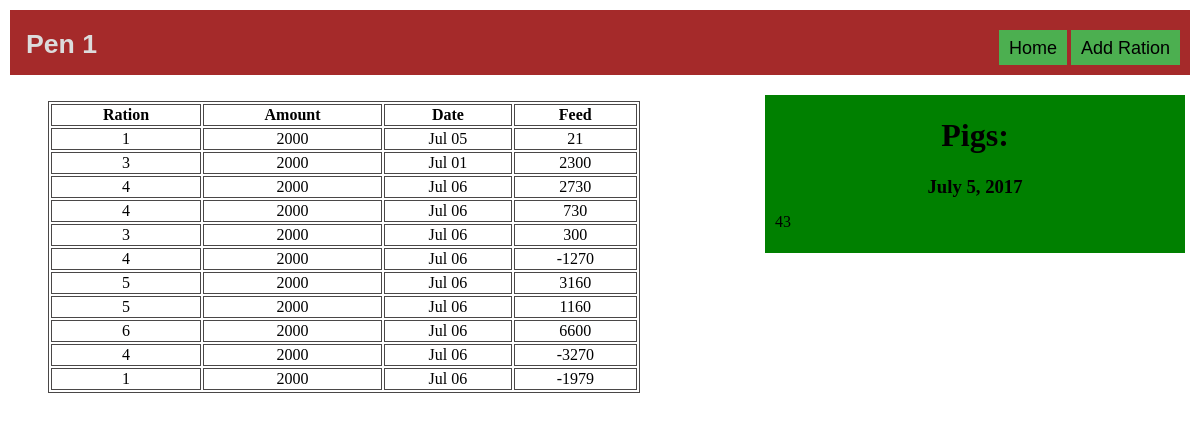
Page /pigs/pen1/ (signed in) on the earlier database version.
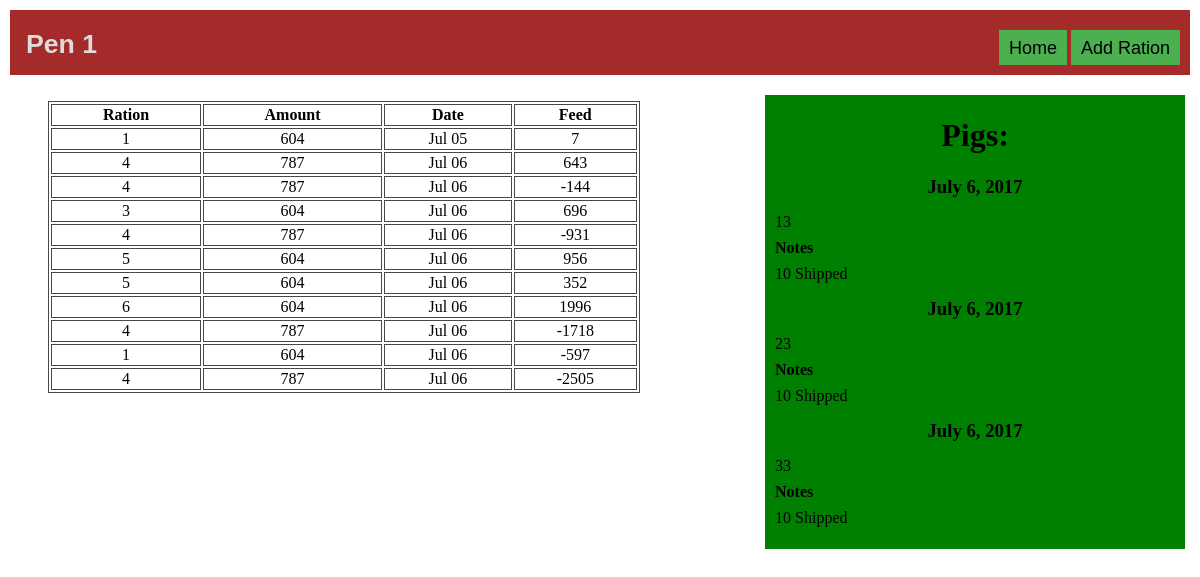
Same page on the later database version.
### pigs/models.py (models this page shows, shortened)
class Pigsinpen(models.Model):
    pigpen = models.ForeignKey(Pigpen,on_delete=models.CASCADE)
    pigs = models.PositiveIntegerField()
    pig_cost_total = models.DecimalField(max_digits=6,decimal_places=2)
    date = models.DateTimeField()
    notes = models.CharField(max_length = 300,blank=True,null = True)

class pigration(models.Model):
    pigpen = models.ForeignKey(Pigpen, on_delete= models.CASCADE)
    ration = models.ForeignKey(Ration, on_delete=models.CASCADE)
    pigsinapen = models.CharField(max_length=4)
    ration_amount = models.IntegerField()
    date = models.DateTimeField(blank=True)

class Ration(models.Model):
    ration_text = models.CharField(max_length=2)
    ration_price = models.DecimalField(max_digits=19,decimal_places=4)
    feed_per_pig = models.CharField(max_length=3,default = 55)
    milo = models.CharField(max_length=4)
    sbm = models.CharField(max_length=4)
    dynamin = models.CharField(max_length=3,default = 0)
    pigpak = models.CharField(max_length=3,default = 0)
    sixtyeighty = models.CharField(max_length=3,default = 0)
    control = models.CharField(max_length=3,default = 0)
    optimax = models.CharField(max_length=3,default = 0)
    molderase = models.CharField(max_length=3,default = 0)
    hitpork = models.CharField(max_length=3,default = 0)
    oats = models.CharField(max_length=3,default = 0)
    sowonehundred = models.CharField(max_length=3,default = 0)
    porkperformance = models.CharField(max_length=3,default = 0)
    safeguard = models.CharField(max_length=3,default = 0)
    spicepak = models.CharField(max_length=3,default = 0)
    def __str__(self):
        return self.ration_text

### pigs/views.py (the view)
# urls.py: url(r'^pen(?P<pk>[0-9]+)/$', views.penview.as_view(), name = 'pen'),
class penview(LoginRequiredMixin, generic.DetailView):
    model = Pigpen
    template_name = 'pigs/penview.html'
    def get_context_data(self, **kwargs):
        context = super().get_context_data(**kwargs)
        context['pens'] = Pigpen.objects.all()
        context['latestpigs'] = getlatestpigchange(self.kwargs['pk'],3)
        return context

### pigs/models.py (called while the page is built)
    def __str__(self):
        return self.pen

### pigs/templatetags/appfilters.py (called while the page is built)
@register.simple_tag
def getfeed(ration,pigpen,date):
    rat = pigration.objects.filter(pigpen=pigpen).filter(ration=ration).filter(date__lte=date).aggregate(Sum('ration_amount'))
    feed = rat['ration_amount__sum']
    amount = int(Ration.objects.values_list('feed_per_pig', flat = True).get(ration_text=ration))
    try:
        pigs = int(Pigsinpen.objects.filter(pigpen=pigpen).values_list('pigs', flat =True).latest('date'))
    except:
        pigs = 0
    return amount*pigs-feed

### pigs/views.py (called while the page is built)
def getlatestpigchange(pigpen,number):
    try:
        latestpigs = Pigsinpen.objects.values('id','pigs','date','notes').filter(pigpen=pigpen).order_by('-date')[:number]
    except:
        latestpigs = '0'
    return latestpigs

### pigs/templates/pigs/penview.html (shortened to what this page needs)
﻿<!DOCTYPE html>
{% load static %}
{% load appfilters %}
<link rel="stylesheet" type="text/css" href="{% static 'pigs/penviewstyles.css'%}" />
<link rel="stylesheet" type="text/css" href="{% static 'pigs/Generalstyles.css' %}" />
<link rel="stylesheet" href="https://cdnjs.cloudflare.com/ajax/libs/font-awesome/4.7.0/css/font-awesome.min.css">
<html lang="en" xmlns="http://www.w3.org/1999/xhtml">
<head>
</head>
<body>
    <div class="sidebar col-4 col-m-3 col-s-5">
        <a class="col-3 col-m-3 col-s-5 nostyle" href="{%url 'pigs:pigsforpen' pigpen %}"><h1>Pigs:</h1></a>
        {% for pig in latestpigs %}
            <a class="nostyle" href="{%url 'pigs:updatepigs' pigpen pig.id %}">
                <h3>{{pig.date|date}}</h3>
                <p>{{pig.pigs}}</p>
                {%if pig.notes%}<h4>Notes</h4>
                <p>{{pig.notes}}</p>{%endif%}
            </a>
            {%empty%}
            <h3><a class="nostyle" href="{% url 'pigs:deletepig' pigpen %}">Clean out Pen?</a></h3>
            <h3><a class="nopigs" href="{% url 'pigs:addpigs' pigpen %}">Click to add pigs.</a></h3>
            {%endfor%}
        </div>
        <div class="content">
            <div class="header">
                <div class="dropdown">
                    <button class="headerdropbtn"><h1 id="pen">Pen {{pigpen}}</h1></button>
                </div>
                <div class="headerbuttons">
                    <button class="dropbtn"><a class="nostyle" href="{% url 'pigs:index' %}">Home</a></button>
                    <button class="dropbtn"><a class="nostyle" href="{% url 'pigs:addration' pigpen %}">Add Ration</a></button>
                </div>
            </div>
            <table class="col-6 col-m-6 col-s-10 sortable">
                <tr>
                    <th class="col-s-3">Ration</th>
                    <th class="col-s-3">Amount</th>
                    <th class="col-m-3 col-s-3">Date</th>
                    <th class="col-s-3">Feed</th>
                </tr>
                {% for pig in pigpen.pigration_set.all %}
                <tr>
                    <td><a href="{% url 'pigs:updateration' pig.pigpen pig.id %}">{{pig.ration}}</a></td>
                    <td><a href="{% url 'pigs:updateration' pig.pigpen pig.id %}">{{pig.ration_amount}}</a></td>
                    <td><a href="{% url 'pigs:updateration' pig.pigpen pig.id %}">{{pig.date|date:'M'}} {{pig.date|date:'d'}}</a></td>
                    {% getfeed pig.ration pig.pigpen pig.date as feed %}
                    <td><a href="{% url 'pigs:updateration' pig.pigpen pig.id %}">{{feed}}</a></td>
                </tr>
                {%endfor%}
            </table>
        </div>
</body>
</html>

Differences in the rows shown:
no longer on this page (row unchanged): Pigsinpen: date "July 5, 2017", pigs "43"
removed pigration: ration "3", ration_amount "2000", date "Jul", date "01", feed "2300"
added Pigsinpen: date "July 6, 2017", pigs "13", notes "10 Shipped"
added Pigsinpen: date "July 6, 2017", pigs "23", notes "10 Shipped"
added Pigsinpen: date "July 6, 2017", pigs "33", notes "10 Shipped"
changed pigration (number 1 of 11 on the later page): ration_amount "2000" → "604"; feed "21" → "7"
changed pigration (number 2 of 11 on the later page): ration_amount "2000" → "787"; feed "2730" → "643"
changed pigration (number 3 of 11 on the later page): ration_amount "2000" → "787"; feed "730" → "-144"
changed pigration (number 4 of 11 on the later page): ration_amount "2000" → "604"; feed "300" → "696"
changed pigration (number 5 of 11 on the later page): ration_amount "2000" → "787"; feed "-1270" → "-931"
changed pigration (number 6 of 11 on the later page): ration_amount "2000" → "604"; feed "3160" → "956"
changed pigration (number 7 of 11 on the later page): ration_amount "2000" → "604"; feed "1160" → "352"
changed pigration (number 8 of 11 on the later page): ration_amount "2000" → "604"; feed "6600" → "1996"
changed pigration (number 9 of 11 on the later page): ration_amount "2000" → "787"; feed "-3270" → "-1718"
changed pigration (number 10 of 11 on the later page): ration_amount "2000" → "604"; feed "-1979" → "-597"
added pigration: ration "4", ration_amount "787", date "Jul", date "06", feed "-2505"
